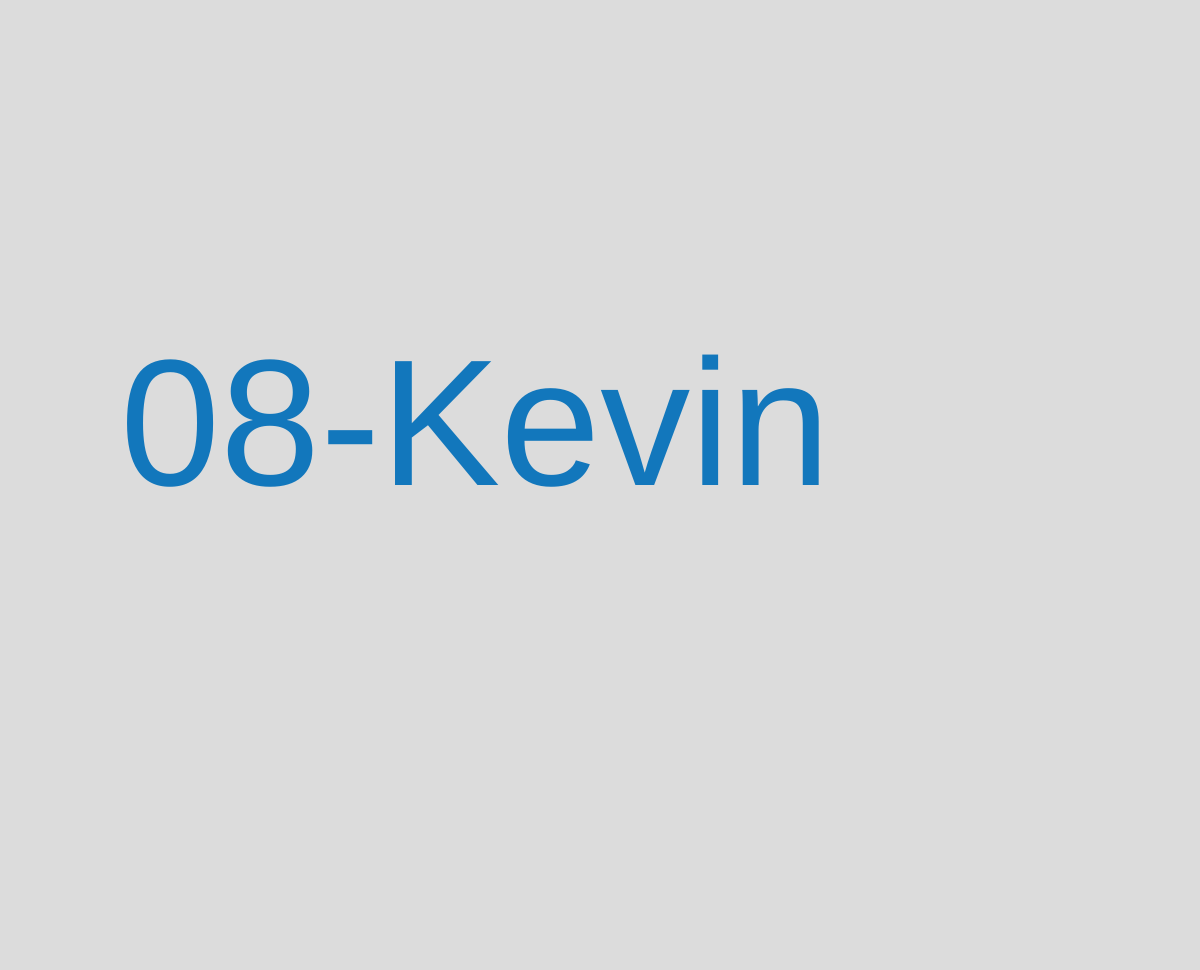
Frame 1 (no input)
Frame 60 (no input): identical to frame 1, image omitted
Frame 120 (the mouse pressed at the canvas centre since frame 60): identical to frame 1, image omitted

The p5.js sketch that drew this single still picture (run headless with seeded random() and noise() and a simulated clock; from frame 60 on, the mouse is pressed at the canvas centre):

// p5.js sketch
// ── sketch.js
// https://editor.p5js.org/jht9629-nyu/sketches/6UcTbJ40F
// random 1 of 13 objects

let a_students;
let i_student;

function setup() {
  createCanvas(windowWidth, windowHeight - 30);

  a_students = [
    { name: "01-Simon", c: randomColor() },
    { name: "02-Emilia", c: randomColor() },
    { name: "03-Jerome", c: randomColor() },
    { name: "04-Channing", c: randomColor() },
    { name: "05-Jackie", c: randomColor() },
    { name: "06-Olivia", c: randomColor() },
    { name: "07-RaFia", c: randomColor() },
    { name: "08-Kevin", c: randomColor() },
    { name: "09-Althea", c: randomColor() },
    { name: "10-Emily Xu", c: randomColor() },
    { name: "11-Emily Ye", c: randomColor() },
    { name: "12-Amanda Zhang", c: randomColor() },
    { name: "13-Helena", c: randomColor() },
  ];
  i_student = 0;

  shuffle(a_students, true);

  let btn = createButton("selectStudent");
  btn.mousePressed(selectStudent);
  
  let btn2 = createButton("changeColor");
  btn2.mousePressed(changeColor);
}

function changeColor() {
  let stu = a_students[i_student];
  stu.c = randomColor();
}

function randomColor() {
  return [random(255),random(255),random(255)]
}

function selectStudent() {
  // i_student = random(a_students);
  i_student = (i_student + 1) % a_students.length;
  console.log("student number", i_student);
}

function draw() {
  background(220);
  textSize(60);
  let stu = a_students[i_student];
  let txt = stu.name;
  let c = stu.c;
  fill(c);
  textSize(width * 0.15);
  text(txt, width * 0.1, height * 0.5);
}

// text(str, x, y, [maxWidth], [maxHeight])

// https://editor.p5js.org/jht9629-nyu/sketches/QS31TLmOi
// random 1 or 13

// https://editor.p5js.org/jht9629-nyu/sketches/D71gHB2X6
// random 1 of 13 names

// https://editor.p5js.org/jht9629-nyu/sketches/PFolm23Rc
// random 1 of 13 names norepeat
